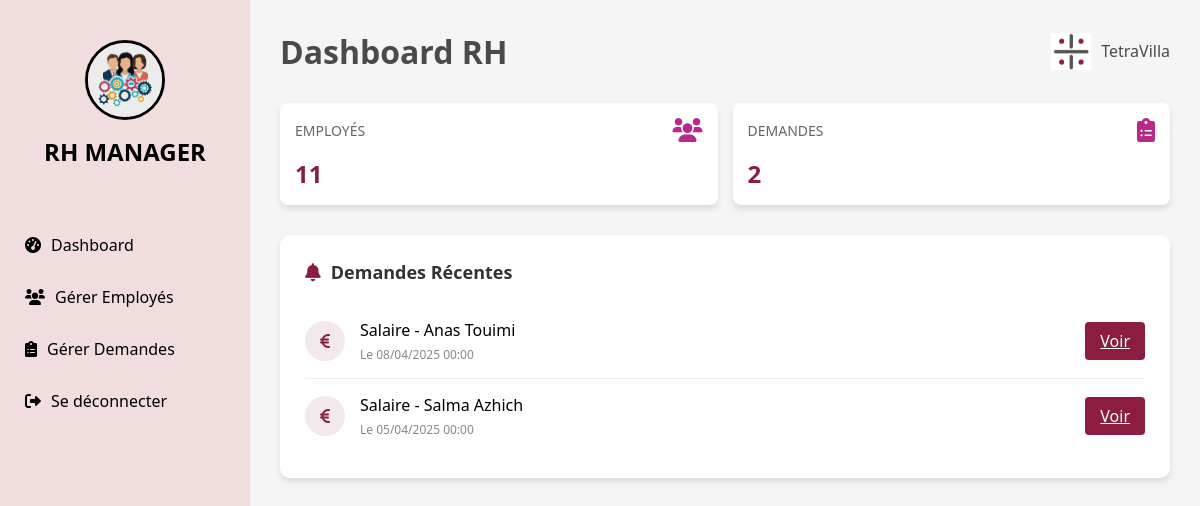
/interfaceRH.php, run on the app's committed database.
### tables this page shows
CREATE TABLE `demande` (
  `id_dem` int(11) NOT NULL,
  `statut_dem` varchar(50) DEFAULT NULL,
  `description_dem` varchar(255) DEFAULT NULL,
  `date_dem` date DEFAULT NULL,
  `type` varchar(50) DEFAULT NULL,
  `idRH` int(11) DEFAULT NULL,
  `id_emp` int(11) DEFAULT NULL,
  `id_agentd` int(11) DEFAULT NULL
);

CREATE TABLE `employe` (
  `id_emp` int(11) NOT NULL,
  `prenom_emp` varchar(50) DEFAULT NULL,
  `nom_emp` varchar(50) DEFAULT NULL,
  `salaire` double DEFAULT NULL,
  `tel` varchar(15) DEFAULT NULL,
  `cin` varchar(20) DEFAULT NULL,
  `poste` varchar(50) DEFAULT NULL,
  `email_emp` varchar(100) DEFAULT NULL,
  `numCompteEmp` int(11) DEFAULT NULL,
  `code` varchar(20) DEFAULT NULL,
  `dateEmbauche` date DEFAULT NULL,
  `id_agentd` int(11) DEFAULT NULL,
  `idRH` int(11) DEFAULT NULL,
  `id_dep` int(11) DEFAULT NULL
);

### interfaceRH.php (the view, shortened to what this page needs)
<?php
include 'dbconfig.php';
$result_notifications = $conn->query("SELECT d.*, e.nom_emp, e.prenom_emp
                                     FROM demande d
                                     JOIN employe e ON d.id_emp = e.id_emp
                                     WHERE d.statut_dem = 'En attente'
                                     ORDER BY d.date_dem DESC");
function time_elapsed($datetime) {
    $timestamp = strtotime($datetime);
    $diff = time() - $timestamp;
    if ($diff < 60) {
        return "Il y a " . $diff . " secondes";
    } elseif ($diff < 3600) {
        return "Il y a " . floor($diff / 60) . " minutes";
    } elseif ($diff < 86400) {
        return "Il y a " . floor($diff / 3600) . " heures";
    } else {
        return "Le " . date('d/m/Y H:i', $timestamp);
    }
}
$result_employe = $conn->query("SELECT COUNT(*) AS total FROM employe");
$row_employe = $result_employe->fetch_assoc();
$total_employe = $row_employe['total'];
$result_demande = $conn->query("SELECT COUNT(*) AS total FROM demande WHERE statut_dem='En attente'");
$row_demande = $result_demande->fetch_assoc();
$total_demande = $row_demande['total'];
?>
<!DOCTYPE html>
<html lang="fr">
<head>
    <link rel="stylesheet" href="https://cdnjs.cloudflare.com/ajax/libs/font-awesome/6.0.0-beta3/css/all.min.css">
</head>
<body>
    <div class="sidebar">
        <div class="sidebar-header">
            <img src="RHpic.jpg" alt="RH Photo" class="admin-photo">
            <h2>RH MANAGER</h2>
        </div>
        <ul class="sidebar-menu">
            <li><a href="#"><i class="fas fa-tachometer-alt"></i> Dashboard</a></li>
            <li><a href="gererEmp.html"><i class="fas fa-users"></i> Gérer Employés</a></li>
            <li><a href="traiter_demande.php"><i class="fas fa-clipboard-list"></i> Gérer Demandes</a></li>
            <li><a href="login.php"><i class="fas fa-sign-out-alt"></i> Se déconnecter</a></li>
        </ul>
    </div>
    <div class="main-content">
        <header>
            <h1>Dashboard RH</h1>
            <div class="logo">
                <img src="maqlog.jpg" alt="TetraVilla Logo" class="logo-img">
                <span>TetraVilla</span>
            </div>
        </header>
        <div class="dashboard-cards">
            <div class="card">
                <div class="card-header">
                    <span class="card-title">EMPLOYÉS</span>
                    <i class="fas fa-users card-icon"></i>
                </div>
                <div class="card-value"><?php echo $total_employe; ?></div>
            </div>
            <div class="card">
                <div class="card-header">
                    <span class="card-title">DEMANDES</span>
                    <i class="fas fa-clipboard-list card-icon"></i>
                </div>
                <div class="card-value"><?php echo $total_demande; ?></div>
            </div>
        </div>
        <div class="notifications-section">
            <h2 class="section-title"><i class="fas fa-bell"></i> Demandes Récentes</h2>
            <ul class="notification-list">
                <?php if ($result_notifications->num_rows > 0) { ?>
                    <?php while ($row = $result_notifications->fetch_assoc()) { ?>
                        <li class="notification-item">
                            <div class="notification-icon">
                                <?php
                                $icons = [
                                    "Congé" => "fas fa-calendar-day",
                                    "Salaire" => "fas fa-euro-sign",
                                    "Formation" => "fas fa-graduation-cap",
                                    "Matériel" => "fas fa-tools"
                                ];
                                $icon_class = $icons[$row['type']] ?? "fas fa-file-alt";
                                ?>
                                <i class="<?= $icon_class ?>"></i>
                            </div>
                            <div class="notification-content">
                                <div class="notification-title"><?= htmlspecialchars($row['type']) ?> - <?= htmlspecialchars($row['prenom_emp']) ?> <?= htmlspecialchars($row['nom_emp']) ?></div>
                                <div class="notification-time"><?= time_elapsed($row['date_dem']) ?></div>
                            </div>
                            <a href="?view_id=<?= $row['id_dem'] ?>" class="btn-view">Voir</a>
                        </li>
                    <?php } ?>
                <?php } ?>
            </ul>
        </div>
    </div>
</body>
</html>

### interfaceRH.php (style rules this page uses)
:root { --primary-color: #8b1e3f; --secondary-color: #b92989; --light-gray: #f5f5f5; --dark-gray: #333; --white: #fff; }
* { margin: 0; padding: 0; box-sizing: border-box; font-family: 'Segoe UI', Tahoma, Geneva, Verdana, sans-serif; }
body { display: flex; background-color: #f5f5f5; }
.sidebar { width: 250px; background-color: #f1dddd; color: #000000; height: 100vh; position: fixed; padding: 20px 0; }
.sidebar-header { display: flex; flex-direction: column; align-items: center; padding: 20px; border-bottom: 1px solid rgba(255, 255, 255, 0.1); }
.admin-photo { width: 80px; height: 80px; border-radius: 50%; object-fit: cover; margin-bottom: 15px; border: 3px solid #000000; }
.sidebar-menu { list-style: none; margin-top: 30px; }
.sidebar-menu li { padding: 15px 25px; transition: all 0.3s; }
.sidebar-menu a { color: #000000; text-decoration: none; display: flex; align-items: center; }
.sidebar-menu i { margin-right: 10px; }
.main-content { margin-left: 250px; width: calc(100% - 250px); padding: 30px; }
header { display: flex; justify-content: space-between; align-items: center; color: #4a4a4a; margin-bottom: 30px; }
.logo { display: flex; align-items: center; }
.logo-img { width: 40px; margin-right: 10px; }
.dashboard-cards { display: grid; grid-template-columns: repeat(auto-fit, minmax(150px, 1fr)); gap: 15px; margin-bottom: 30px; }
.card { background-color: var(--white); border-radius: 8px; padding: 15px; box-shadow: 0 4px 6px rgba(0, 0, 0, 0.1); transition: transform 0.3s; font-size: 14px; }
.card-header { display: flex; justify-content: space-between; align-items: center; margin-bottom: 15px; }
.card-title { font-size: 14px; color: #666; }
.card-value { font-size: 24px; font-weight: bold; color: var(--primary-color); }
.card-icon { font-size: 24px; color: var(--secondary-color); }
.notifications-section { background-color: var(--white); border-radius: 10px; padding: 25px; box-shadow: 0 4px 6px rgba(0, 0, 0, 0.1); margin-bottom: 30px; }
.section-title { font-size: 18px; margin-bottom: 20px; color: var(--dark-gray); display: flex; align-items: center; }
.section-title i { margin-right: 10px; color: var(--primary-color); }
.notification-list { list-style: none; }
.notification-item { padding: 15px 0; border-bottom: 1px solid #eee; display: flex; align-items: center; }
.notification-item:last-child { border-bottom: none; }
.notification-icon { width: 40px; height: 40px; background-color: rgba(139, 30, 63, 0.1); border-radius: 50%; display: flex; align-items: center; justify-content: center; margin-right: 15px; color: var(--primary-color); }
.notification-content { flex: 1; }
.notification-title { font-weight: 500; margin-bottom: 5px; }
.notification-time { font-size: 12px; color: #888; }
.btn-view { padding: 8px 15px; border-radius: 4px; background-color: var(--primary-color); color: white; border: none; cursor: pointer; transition: all 0.3s; }

### data on the page
demande: type "Salaire", id_emp.prenom_emp "Anas", id_emp.nom_emp "Touimi", date_dem "Le 08/04/2025 00:00"
demande: type "Salaire", id_emp.prenom_emp "Salma", id_emp.nom_emp "Azhich", date_dem "Le 05/04/2025 00:00"

### other printed values
$total_employe "11"
$total_demande "2"
